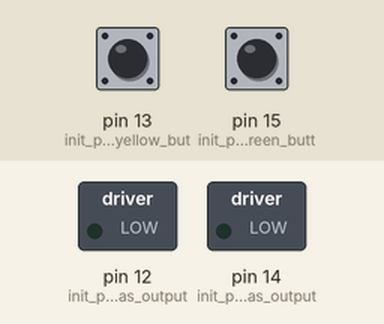
This sketch was run on a simulated Arduino Uno, built with avr-gcc and run on an emulated ATmega328P. Parts: switched loads named in the sketch (green lamp = pin HIGH). The test bench sets the inputs (shaded band); at power-on: pin 13 (init_pin_13_as_yellow_but) LOW, pin 15 (init_pin_15_as_green_butt) LOW.

Above: at 1.2 s.
1.3 s: pin 13 (init_pin_13_as_yellow_but) pulled HIGH for 0.15 s
At 2.6 s:
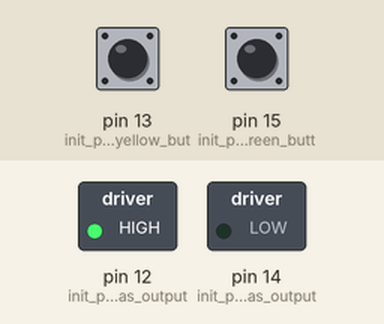
2.9 s: pin 15 (init_pin_15_as_green_butt) pulled HIGH for 0.15 s
At 4.0 s:
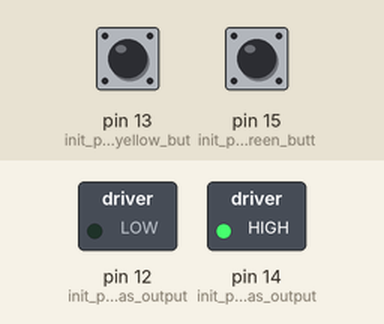
4.5 s: pin 13 (init_pin_13_as_yellow_but) pulled HIGH for 1 s
At 5.9 s:
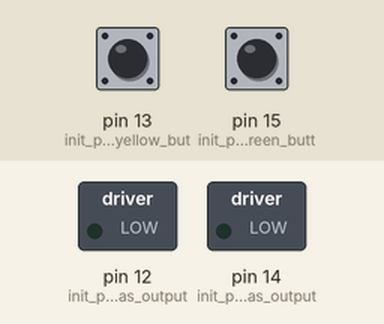
7.0 s: pin 13 (init_pin_13_as_yellow_but) pulled HIGH for 3.2 s
At 11.3 s:
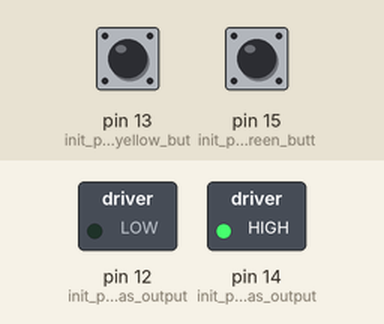
Timing chart, 0 to 12.7 s (numbered marks = the images above; inputs shaded):
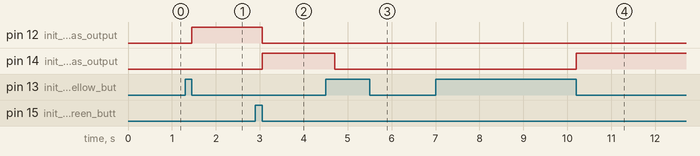

The sketch:

DC_motor_test.ino
```cpp
/*********************************************************
 *  DC_motor_test
 *  Jonathan Gusler
 *  August, 2019
 *
 *  Description: This program controls a motor in two ways.
 *  The program controls the motors speed and spin direction.
 *  The default/starting state is off and blowing air
 *  toward the motor. The yellow button controls the speed, the
 *  green button controls the direction. The speed changes from
 *  off to high to low to off. Whenever the yellow button is pressed
 *  the program waits 50ms and then checks if the green button is
 *  also pressed. If both are pressed, the motor is reset to off
 *  and blowing towards the motor.
 *
 *  To handle debouncing, a delay is added after each button press
 *  detection to wait before double checking that the button is pressed.
 *********************************************************/
void setup()
{
pinMode(14,OUTPUT); //init pin 14 as output
pinMode(12,OUTPUT); //init pin 12 as output
pinMode(13,INPUT);  //init pin 13 as yellow button which changes motor speed
pinMode(15,INPUT);  //init pin 15 as green button which changes motor direction
}


/****************************************/


//Create variable to keep track of yellow button, which correlates to the motor speed
int YellowButtonState = 0;

//Create variable to keep track of green button, which correlates to the spin direction
int GreenButtonState = 0;

//How to reset motor to off and default direction: press both buttons simultaneously
void MotorReset (){
    YellowButtonState = 0;
    GreenButtonState = 0;
}


void loop()
{

  //This section keeps track of the yellow button
  if (digitalRead(13) == HIGH){
    delay(100); //Makes the program wait before reading again to see if the button
                // is still pressed, indicating an actual press, not a bounce
    //Off to High
    if (digitalRead(13) == HIGH && YellowButtonState == 0){
      delay(50);
      if (digitalRead(15) == HIGH){
        MotorReset();
        return;
      }
      YellowButtonState = 1;
    }

    //High to low
    if (digitalRead(13) == HIGH && YellowButtonState == 1){
      delay(50);
      if (digitalRead(15) == HIGH){
        MotorReset();
        return;
      }
      YellowButtonState = 2;
    }

    //Low to off
    if (digitalRead(13) == HIGH && YellowButtonState == 2){
      delay(50);
      if (digitalRead(15) == HIGH){
        MotorReset();
        return;
      }
      YellowButtonState = 0;
    }
  }

  //This section keeps track of the green button state
  if (digitalRead(15) == HIGH){
    delay(100); //Makes the program wait before reading again to see if the button
                // is still pressed, indicating an actual press, not a bounce
    //Blow away from motor
    if (digitalRead(15) == HIGH && GreenButtonState == 1){
      delay(50);
      if (digitalRead(13) == HIGH){
        MotorReset();
        return;
      }
      GreenButtonState = 0;
    }

    //Blow towards motor
    if (digitalRead(15) == HIGH && GreenButtonState == 0){
      delay(50);
      if (digitalRead(13) == HIGH){
        MotorReset();
        return;
      }
      GreenButtonState = 1;
    }
  }

  //This section sends the speed and direction signals to the motor
  if(YellowButtonState == 0){
    if(GreenButtonState == 0){
      counterclockwise(0);
    }
    else
      clockwise(0);
  }
  if(YellowButtonState == 1){
    if(GreenButtonState == 0){
      counterclockwise(1000);
    }
    else
      clockwise(1000);
  }
  if(YellowButtonState == 2){
    if(GreenButtonState == 0){
      counterclockwise(500);
    }
    else
      clockwise(500);
  }
}

/****************************************/
//The function to drive motor rotate clockwise
void clockwise(int Speed)
{
  analogWrite(14,Speed); //turn one pin on
  analogWrite(12,0);     //turn the other pin off
}
//The function to drive motor rotate counterclockwise
void counterclockwise(int Speed)
{
  analogWrite(14,0);     //turn one pin off
  analogWrite(12,Speed); //turn the other pin on
}
/****************************************/
```

Measured:
- after the input at 1.3 s, pin 12 (init_pin_12_as_output): LOW → HIGH after 0.15 s
- after the input at 2.9 s, pin 12 (init_pin_12_as_output): HIGH → LOW after 0.15 s; pin 14 (init_pin_14_as_output): LOW → HIGH after 0.15 s
- after the input at 4.5 s, pin 14 (init_pin_14_as_output): HIGH → LOW after 0.20 s
- after the input at 7.0 s, pin 14 (init_pin_14_as_output): LOW → HIGH after 3.2 s
